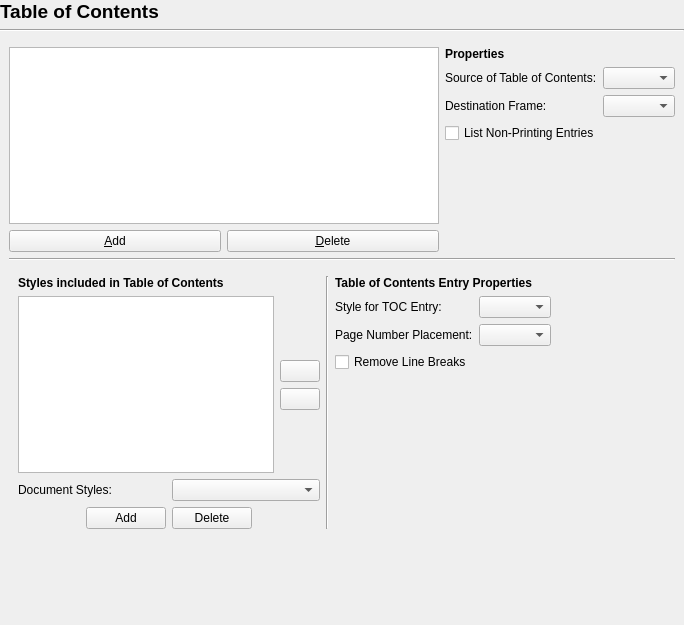
<?xml version="1.0" encoding="UTF-8"?>
<ui version="4.0">
 <class>Prefs_TableOfContents</class>
 <widget class="QWidget" name="Prefs_TableOfContents">
  <property name="geometry">
   <rect>
    <x>0</x>
    <y>0</y>
    <width>684</width>
    <height>625</height>
   </rect>
  </property>
  <layout class="QVBoxLayout" name="verticalLayout">
   <property name="leftMargin">
    <number>0</number>
   </property>
   <property name="topMargin">
    <number>0</number>
   </property>
   <property name="rightMargin">
    <number>0</number>
   </property>
   <property name="bottomMargin">
    <number>0</number>
   </property>
   <item>
    <widget class="QLabel" name="label">
     <property name="font">
      <font>
       <pointsize>14</pointsize>
       <weight>75</weight>
       <bold>true</bold>
      </font>
     </property>
     <property name="text">
      <string>Table of Contents</string>
     </property>
    </widget>
   </item>
   <item>
    <widget class="Line" name="line">
     <property name="orientation">
      <enum>Qt::Horizontal</enum>
     </property>
    </widget>
   </item>
   <item>
    <widget class="QScrollArea" name="scrollArea">
     <property name="frameShape">
      <enum>QFrame::NoFrame</enum>
     </property>
     <property name="frameShadow">
      <enum>QFrame::Plain</enum>
     </property>
     <property name="widgetResizable">
      <bool>true</bool>
     </property>
     <widget class="QWidget" name="scrollAreaWidgetContents">
      <property name="geometry">
       <rect>
        <x>0</x>
        <y>0</y>
        <width>684</width>
        <height>583</height>
       </rect>
      </property>
      <layout class="QVBoxLayout" name="verticalLayout_8">
       <item>
        <layout class="QHBoxLayout" name="horizontalLayout_3">
         <item>
          <layout class="QVBoxLayout" name="verticalLayout_3">
           <item>
            <widget class="QListWidget" name="tocListBox"/>
           </item>
           <item>
            <layout class="QHBoxLayout" name="_2">
             <item>
              <widget class="QPushButton" name="tocAddButton">
               <property name="text">
                <string>&amp;Add</string>
               </property>
               <property name="shortcut">
                <string>Alt+A</string>
               </property>
              </widget>
             </item>
             <item>
              <widget class="QPushButton" name="tocDeleteButton">
               <property name="text">
                <string>&amp;Delete</string>
               </property>
               <property name="shortcut">
                <string>Alt+D</string>
               </property>
              </widget>
             </item>
            </layout>
           </item>
          </layout>
         </item>
         <item>
          <layout class="QVBoxLayout" name="verticalLayout_5">
           <item>
            <widget class="QLabel" name="label_2">
             <property name="font">
              <font>
               <weight>75</weight>
               <bold>true</bold>
              </font>
             </property>
             <property name="text">
              <string>Properties</string>
             </property>
            </widget>
           </item>
           <item>
            <layout class="QFormLayout" name="formLayout">
             <item row="0" column="0">
              <widget class="QLabel" name="label_3">
               <property name="text">
                <string>Source of Table of Contents:</string>
               </property>
              </widget>
             </item>
             <item row="0" column="1">
              <widget class="QComboBox" name="itemToCSource">
               <property name="toolTip">
                <string>Whether the Table of Contents will be generated from Paragraph Styles or Item Attributes</string>
               </property>
              </widget>
             </item>
             <item row="1" column="0">
              <widget class="QLabel" name="tocDestFrameLabel">
               <property name="text">
                <string>Destination Frame:</string>
               </property>
               <property name="wordWrap">
                <bool>false</bool>
               </property>
              </widget>
             </item>
             <item row="1" column="1">
              <widget class="QComboBox" name="itemDestFrameComboBox">
               <property name="toolTip">
                <string>The frame the table of contents will be placed into</string>
               </property>
              </widget>
             </item>
             <item row="2" column="0" colspan="2">
              <widget class="QCheckBox" name="itemListNonPrintingCheckBox">
               <property name="toolTip">
                <string>Include frames that are set to not print</string>
               </property>
               <property name="text">
                <string>List Non-Printing Entries</string>
               </property>
              </widget>
             </item>
            </layout>
           </item>
           <item>
            <spacer name="verticalSpacer_6">
             <property name="orientation">
              <enum>Qt::Vertical</enum>
             </property>
             <property name="sizeHint" stdset="0">
              <size>
               <width>20</width>
               <height>40</height>
              </size>
             </property>
            </spacer>
           </item>
          </layout>
         </item>
        </layout>
       </item>
       <item>
        <widget class="Line" name="line_2">
         <property name="orientation">
          <enum>Qt::Horizontal</enum>
         </property>
        </widget>
       </item>
       <item>
        <widget class="QStackedWidget" name="stackedWidget">
         <property name="currentIndex">
          <number>0</number>
         </property>
         <widget class="QWidget" name="page">
          <layout class="QHBoxLayout" name="horizontalLayout_5">
           <item>
            <layout class="QVBoxLayout" name="verticalLayout_6">
             <item>
              <widget class="QLabel" name="label_4">
               <property name="font">
                <font>
                 <weight>75</weight>
                 <bold>true</bold>
                </font>
               </property>
               <property name="text">
                <string>Styles included in Table of Contents</string>
               </property>
              </widget>
             </item>
             <item>
              <layout class="QHBoxLayout" name="horizontalLayout_8">
               <item>
                <widget class="QListWidget" name="styleListWidget"/>
               </item>
               <item>
                <layout class="QVBoxLayout" name="verticalLayout_2">
                 <item>
                  <spacer name="verticalSpacer_2">
                   <property name="orientation">
                    <enum>Qt::Vertical</enum>
                   </property>
                   <property name="sizeHint" stdset="0">
                    <size>
                     <width>20</width>
                     <height>40</height>
                    </size>
                   </property>
                  </spacer>
                 </item>
                 <item>
                  <widget class="QPushButton" name="tocStyleUpButton">
                   <property name="text">
                    <string/>
                   </property>
                  </widget>
                 </item>
                 <item>
                  <widget class="QPushButton" name="tocStyleDownButton">
                   <property name="text">
                    <string/>
                   </property>
                  </widget>
                 </item>
                 <item>
                  <spacer name="verticalSpacer_4">
                   <property name="orientation">
                    <enum>Qt::Vertical</enum>
                   </property>
                   <property name="sizeHint" stdset="0">
                    <size>
                     <width>20</width>
                     <height>40</height>
                    </size>
                   </property>
                  </spacer>
                 </item>
                </layout>
               </item>
              </layout>
             </item>
             <item>
              <layout class="QHBoxLayout" name="horizontalLayout_2">
               <item>
                <widget class="QLabel" name="label_5">
                 <property name="text">
                  <string>Document Styles:</string>
                 </property>
                </widget>
               </item>
               <item>
                <widget class="QComboBox" name="paragraphStyleComboBox">
                 <property name="sizePolicy">
                  <sizepolicy hsizetype="Preferred" vsizetype="Fixed">
                   <horstretch>0</horstretch>
                   <verstretch>0</verstretch>
                  </sizepolicy>
                 </property>
                </widget>
               </item>
              </layout>
             </item>
             <item>
              <layout class="QHBoxLayout" name="horizontalLayout">
               <item>
                <spacer name="horizontalSpacer">
                 <property name="orientation">
                  <enum>Qt::Horizontal</enum>
                 </property>
                 <property name="sizeHint" stdset="0">
                  <size>
                   <width>40</width>
                   <height>20</height>
                  </size>
                 </property>
                </spacer>
               </item>
               <item>
                <widget class="QPushButton" name="addStyleButton">
                 <property name="text">
                  <string>Add</string>
                 </property>
                </widget>
               </item>
               <item>
                <widget class="QPushButton" name="deleteStyleButton">
                 <property name="text">
                  <string>Delete</string>
                 </property>
                </widget>
               </item>
               <item>
                <spacer name="horizontalSpacer_2">
                 <property name="orientation">
                  <enum>Qt::Horizontal</enum>
                 </property>
                 <property name="sizeHint" stdset="0">
                  <size>
                   <width>40</width>
                   <height>20</height>
                  </size>
                 </property>
                </spacer>
               </item>
              </layout>
             </item>
            </layout>
           </item>
           <item>
            <widget class="Line" name="line_3">
             <property name="orientation">
              <enum>Qt::Vertical</enum>
             </property>
            </widget>
           </item>
           <item>
            <layout class="QVBoxLayout" name="verticalLayout_7">
             <item>
              <widget class="QLabel" name="label_6">
               <property name="font">
                <font>
                 <weight>75</weight>
                 <bold>true</bold>
                </font>
               </property>
               <property name="text">
                <string>Table of Contents Entry Properties</string>
               </property>
              </widget>
             </item>
             <item>
              <layout class="QFormLayout" name="formLayout_2">
               <item row="0" column="0">
                <widget class="QLabel" name="label_7">
                 <property name="text">
                  <string>Style for TOC Entry:</string>
                 </property>
                </widget>
               </item>
               <item row="0" column="1">
                <widget class="QComboBox" name="tocEntryStyleComboBox">
                 <property name="sizePolicy">
                  <sizepolicy hsizetype="Preferred" vsizetype="Fixed">
                   <horstretch>0</horstretch>
                   <verstretch>0</verstretch>
                  </sizepolicy>
                 </property>
                </widget>
               </item>
               <item row="1" column="0">
                <widget class="QLabel" name="tocNumberPlacementLabel_2">
                 <property name="text">
                  <string>Page Number Placement:</string>
                 </property>
                 <property name="wordWrap">
                  <bool>false</bool>
                 </property>
                </widget>
               </item>
               <item row="1" column="1">
                <widget class="QComboBox" name="tocEntryNumberPlacementComboBox">
                 <property name="toolTip">
                  <string>Place page numbers of the entries at the beginning or the end of the line, or not at all</string>
                 </property>
                </widget>
               </item>
              </layout>
             </item>
             <item>
              <widget class="QCheckBox" name="tocEntryRemoveLineBreaksCheckBox">
               <property name="toolTip">
                <string>Remove line breaks from text in the heading</string>
               </property>
               <property name="text">
                <string>Remove Line Breaks</string>
               </property>
              </widget>
             </item>
             <item>
              <spacer name="verticalSpacer_5">
               <property name="orientation">
                <enum>Qt::Vertical</enum>
               </property>
               <property name="sizeHint" stdset="0">
                <size>
                 <width>20</width>
                 <height>40</height>
                </size>
               </property>
              </spacer>
             </item>
            </layout>
           </item>
           <item>
            <spacer name="horizontalSpacer_3">
             <property name="orientation">
              <enum>Qt::Horizontal</enum>
             </property>
             <property name="sizeHint" stdset="0">
              <size>
               <width>40</width>
               <height>20</height>
              </size>
             </property>
            </spacer>
           </item>
          </layout>
         </widget>
         <widget class="QWidget" name="page_2">
          <layout class="QVBoxLayout" name="verticalLayout_4">
           <item>
            <layout class="QHBoxLayout" name="horizontalLayout_6">
             <item>
              <layout class="QFormLayout" name="formLayout_3">
               <item row="0" column="0">
                <widget class="QLabel" name="tocNumberPlacementLabel">
                 <property name="text">
                  <string>Page Number Placement:</string>
                 </property>
                 <property name="wordWrap">
                  <bool>false</bool>
                 </property>
                </widget>
               </item>
               <item row="0" column="1">
                <widget class="QComboBox" name="itemNumberPlacementComboBox">
                 <property name="toolTip">
                  <string>Place page numbers of the entries at the beginning or the end of the line, or not at all</string>
                 </property>
                </widget>
               </item>
               <item row="1" column="0">
                <widget class="QLabel" name="tocParagraphStyleLabel">
                 <property name="text">
                  <string>Paragraph Style:</string>
                 </property>
                 <property name="wordWrap">
                  <bool>false</bool>
                 </property>
                </widget>
               </item>
               <item row="1" column="1">
                <widget class="QComboBox" name="itemParagraphStyleComboBox">
                 <property name="toolTip">
                  <string>The paragraph style used for the entry lines</string>
                 </property>
                </widget>
               </item>
               <item row="2" column="0">
                <widget class="QLabel" name="tocItemAttrLabel">
                 <property name="text">
                  <string>Item Attribute Name:</string>
                 </property>
                 <property name="wordWrap">
                  <bool>false</bool>
                 </property>
                </widget>
               </item>
               <item row="2" column="1">
                <widget class="QComboBox" name="itemAttrComboBox">
                 <property name="toolTip">
                  <string>The Item Attribute that will be set on frames used as a basis for creation of the entries</string>
                 </property>
                </widget>
               </item>
              </layout>
             </item>
             <item>
              <spacer name="horizontalSpacer_4">
               <property name="orientation">
                <enum>Qt::Horizontal</enum>
               </property>
               <property name="sizeHint" stdset="0">
                <size>
                 <width>40</width>
                 <height>20</height>
                </size>
               </property>
              </spacer>
             </item>
            </layout>
           </item>
           <item>
            <spacer name="verticalSpacer_3">
             <property name="orientation">
              <enum>Qt::Vertical</enum>
             </property>
             <property name="sizeHint" stdset="0">
              <size>
               <width>20</width>
               <height>189</height>
              </size>
             </property>
            </spacer>
           </item>
          </layout>
         </widget>
        </widget>
       </item>
       <item>
        <spacer name="verticalSpacer">
         <property name="orientation">
          <enum>Qt::Vertical</enum>
         </property>
         <property name="sizeHint" stdset="0">
          <size>
           <width>20</width>
           <height>93</height>
          </size>
         </property>
        </spacer>
       </item>
      </layout>
     </widget>
    </widget>
   </item>
  </layout>
 </widget>
 <resources/>
 <connections/>
</ui>
